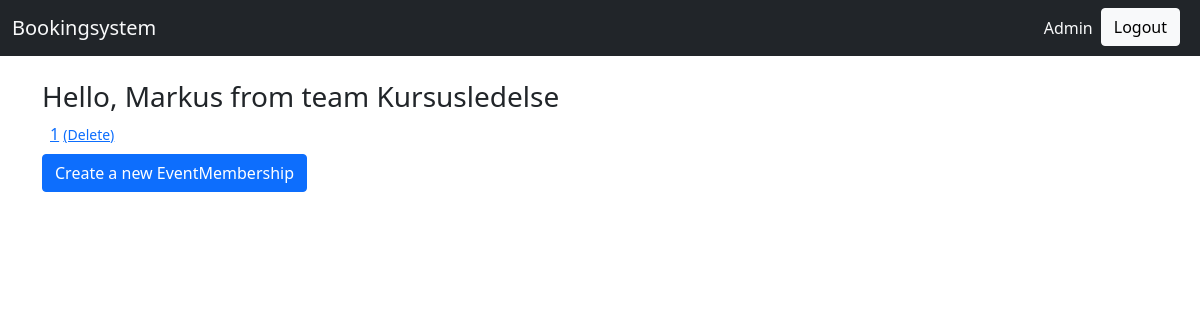
The page /organization/organization/EventMembership/ (signed in) on the database its author committed.
### organization/models.py (models this page shows, shortened)
class Volunteer(AbstractUser):
    username = models.CharField(max_length=30, unique=True)
    first_name = models.CharField(max_length=30)
    created = models.DateTimeField(auto_now_add=True, editable=False)
    last_name = models.CharField(max_length=30)
    last_updated = models.DateTimeField(auto_now=True, editable=False)
    email = models.EmailField()
    class Meta:
        pass

class TeamMembership(models.Model):
    team = models.ForeignKey("organization.Team", on_delete=models.CASCADE)
    member = models.ForeignKey("organization.Volunteer", on_delete=models.CASCADE)
    last_updated = models.DateTimeField(auto_now=True, editable=False)
    created = models.DateTimeField(auto_now_add=True, editable=False)
    role = models.CharField(max_length=30)
    class Meta:
        pass

class Team(models.Model):
    name = models.CharField(max_length=30)
    last_updated = models.DateTimeField(auto_now=True, editable=False)
    short_name = models.CharField(max_length=30)
    created = models.DateTimeField(auto_now_add=True, editable=False)
    class Meta:
        pass

class EventMembership(models.Model):
    event = models.ForeignKey("organization.Event", on_delete=models.CASCADE)
    member = models.ForeignKey("organization.Volunteer", on_delete=models.CASCADE)
    last_updated = models.DateTimeField(auto_now=True, editable=False)
    created = models.DateTimeField(auto_now_add=True, editable=False)
    class Meta:
        pass
    def __str__(self):
        return str(self.pk)
    def get_absolute_url(self):
        return reverse("organization_EventMembership_detail", args=(self.pk,))

### organization/views.py (the view)
class EventMembershipListView(generic.ListView):
    model = models.EventMembership
    form_class = forms.EventMembershipForm

### organization/templates/organization/eventmembership_list.html
{% extends "base.html" %}
{% block content %}
{% for object in object_list %}
  <div class="m-2">
    <a href="{{object.get_absolute_url}}">{{object}}</a>
    <small class="ml-5">
      <a href="{% url 'organization_EventMembership_delete' object.pk %}">
        (Delete)
      </a>
    </small>
  </div>
{% endfor %}
<div>
  <a class="btn btn-primary"
    href="{% url 'organization_EventMembership_create' %}">
  Create a new EventMembership
  </a>
</div>
{% endblock %}

### templates/base.html (shortened to what this page needs)
<!doctype html>
<html lang="en">
    <head>
        <link href="https://cdn.jsdelivr.net/npm/bootstrap@5.0.0-beta1/dist/css/bootstrap.min.css" rel="stylesheet">
    </head>
  <body>
    {% load bootstrap_icons %}
  	{% include 'navbar.html' %}
    <br/>
    <div class="container">
      {% if request.user.is_authenticated %}
      <h3>Hello, {{ user.first_name }} from team {% with volunteer_team_memberships=request.user.teammembership_set.all %}
          {% if volunteer_team_memberships %}
              {{ volunteer_team_memberships.first.team.name }}
          {% endif %}
          {% endwith %}</h3>
      {% endif %}
      {% block content %}{% endblock %}
    </div>
  </body>
</html>

### rows shown on the page
Volunteer: first_name "Markus"
TeamMembership: first.team.name "Kursusledelse"
EventMembership: id "1"
